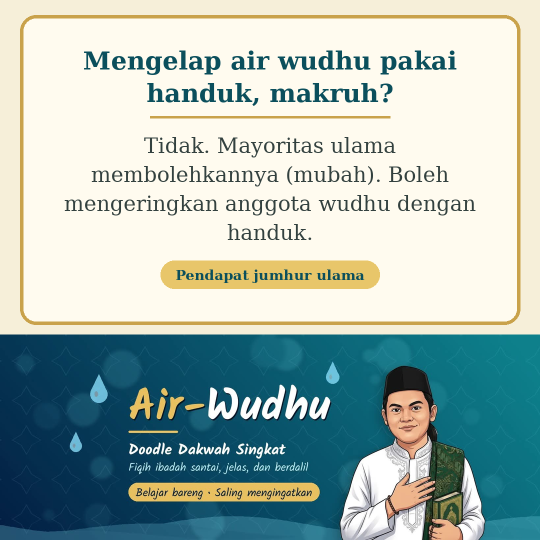
#> input picture images/001.png, 1080 x 1080 px (shown at 1/2 size); its folder holds only this picture in this run
$ python -i aw_figur.py   (imports and definitions only)
#> lines starting #> are read from the running program, lines starting #| are printed output that depends on the picture; after the words box and inside, x2 and y2 are one past the last pixel; in counts of white or black regions, pixels touching at a corner belong together
### aw_common.py
"""Konfigurasi, path, gaya tampilan, dan state bersama engine Air Wudhu (animasi doodle edukasi Islam)."""
import glob
import json
import os
import re
import shutil
import subprocess
import sys
import tempfile
import time

BASE = os.path.dirname(os.path.abspath(__file__))
ASSETS = os.path.join(BASE, "assets")
FONT_DIR = os.path.join(ASSETS, "fonts")
SFX_DIR = os.path.join(ASSETS, "sfx")
BGM_DIR = os.path.join(ASSETS, "bgm")
CACHE_DIR = os.path.join(BASE, "cache")
PROJECTS_DIR = os.path.join(BASE, "projects")
CONFIG_FILE = os.path.join(BASE, "config.json")

# modul yang dipakai ulang dari proyek saudara (facebook_uploader)
SIBLING = os.environ.get("SIBLING_DIR") or os.path.join(os.path.dirname(BASE), "criminal_reel_youtube")

try:
    from dotenv import load_dotenv
    load_dotenv(os.path.join(BASE, ".env"))
except ImportError:
    pass

# Tampilan video (tab Tampilan di UI). Disimpan di config.json -> "style".
STYLE_DEFAULTS = {
    "theme": "kertas",            # kertas | papan | malam
    "accent": "#1F7A6C",          # hijau
    "accent2": "#E0A100",         # emas
    "shirt": "#3E8ED0",           # baju koko tokoh
    "peci": "#2B2B2B",
    "skin": "#F2C9A0",
    "pants": "#4A4F5A",
    "beard": True,
    "boil": True,                 # garis "bergetar" khas animasi gambar tangan
    "pen": True,                  # pena ikut menggambar
    "header": True,
    "subtitles": True,
    "sub_size": 52,
    "watermark": True,
    "sfx": True,
    "sfx_volume": 0.35,
    "bgm": False,                 # musik latar (taruh mp3 di assets/bgm). Banyak penonton dakwah lebih suka tanpa musik.
    "bgm_volume": 0.08,
    "transition": "variasi",      # variasi | geser | lingkar | tinta | hapus | tidak
    "fx": "sedang",               # efek visual: off | halus | sedang | maksimal (gelembung, kamera zoom, ledakan, progres)
    "figur": "asli",              # figur ustad dari assets/figur-ustad.jpeg: asli | kartun | doodle | tokoh (tokoh gambar bawaan)
    "ilustrasi": True,            # tokoh cerita (istri, suami, anak, ...) digambar di panggung saat kata perannya diucapkan
    "kata_gambar": True,          # tiap kata bermakna memicu gambar/efek (stiker, stempel, ledakan)
    "dunia": True,                # latar sinematik + panggung hidup (hewan, figuran, cuaca, efek emosi) -- aw_dunia.py
    "sub_karaoke": True,          # kata yang sedang diucapkan disorot di subtitle
    "holo": "semua",              # hologram per kata (aw_holo): semua | penting | off
    "tata": "pojok",              # tata letak: pojok (cerita stickman besar, subtitle tengah, ustad pojok kanan) | tengah (lama)
    "cerita_stik": True,          # panggung cerita stickman saat ustad menjelaskan (aw_stik)
}

THEMES = {
    "kertas": {"paper": "#FBF6EA", "paper2": "#F1E9D6", "ink": "#23201C", "mute": "#7A7266", "sub_bg": "#FFFDF6"},
    "papan": {"paper": "#24463B", "paper2": "#2E5649", "ink": "#F4F1E6", "mute": "#A9C4B8", "sub_bg": "#1B362D"},
    "malam": {"paper": "#1E2433", "paper2": "#283046", "ink": "#F5F0E1", "mute": "#9AA3B8", "sub_bg": "#161B27"},
}


# [23 lines left out: functions load_config, save_config, style_of, not called in this run]


# ---------------------------------------------------------------- proyek
def slug(text, n=40):
    s = re.sub(r"[^a-z0-9]+", "-", (text or "").lower()).strip("-")
    return s[:n].strip("-") or "topik"


def project_dir(pid):
    return os.path.join(PROJECTS_DIR, os.path.basename(pid))


def load_project(pid):
    with open(os.path.join(project_dir(pid), "project.json"), encoding="utf-8") as f:
        return json.load(f)


# [27 lines left out: functions save_project, new_project, list_projects, not called in this run]


# ---------------------------------------------------------------- ffmpeg
def ensure_ffmpeg():
    if shutil.which("ffmpeg") and shutil.which("ffprobe"):
        return
    local = os.environ.get("LOCALAPPDATA", "")
    cands = [r"I:\Berita_Kini\ffmpeg-8.0.1-full_build\bin", os.path.join(local, "Microsoft", "WinGet", "Links"),
             *glob.glob(os.path.join(local, "Microsoft", "WinGet", "Packages", "Gyan.FFmpeg*", "*", "bin")),
             r"C:\ffmpeg\bin", r"C:\Program Files\ffmpeg\bin"]
    for c in cands:
        if os.path.exists(os.path.join(c, "ffmpeg.exe")):
            os.environ["PATH"] = c + os.pathsep + os.environ.get("PATH", "")
            return
    print("❌ ffmpeg tidak ditemukan. Instal: winget install Gyan.FFmpeg")


ensure_ffmpeg()


# [27 lines left out: functions run, probe_duration, next_index, fb_module, not called in this run]

### aw_figur.py
"""
Figur ustad dari GAMBAR/FOTO -> animasi: potong latar, (opsional) gaya kartun, lalu digerakkan per frame
(napas, kepala goyang & mengangguk, kedip, mulut membuka mengikuti suara) dengan warp mesh halus.

Gambar: assets/figur-ustad.jpeg (ilustrasi 765x1024, latar abu polos). Ganti file ini untuk mengganti figur.
Titik wajah LM dalam piksel gambar asli; kalau gambar diganti, sesuaikan LM di sini atau di config.json -> "figur_lm".
Gaya: asli (gambar apa adanya) | kartun / doodle (olah tambahan, untuk foto asli).
"""
import json
import math
import os

import cv2
import numpy as np

import aw_common as C

FIG_PATH = os.path.join(C.BASE, "assets", "figur-ustad.jpeg")
S = 0.9                                           # skala internal sprite (gambar sudah besar -> ~resolusi tampil)
LM = {"eye_l": (311, 281), "eye_r": (406, 271), "eye_rx": 21, "eye_ry": 10, "eye_ang": -6,
      "mouth": (369, 372), "mouth_hw": 42, "mouth_ang": -6,
      "head_y0": 395, "head_y1": 475,            # kepala ikut miring di atas y0; bahu diam di bawah y1
      "neck": (385, 470), "chin": 442,
      "open": 11, "mouth_gain": 0.62, "mouth_floor": 0.14, "unit": 1.85,   # open = bukaan mulut maks (px gambar) relatif senyum dasar
      # gambar dasar = senyum terbuka (gigi atas terlihat). 'seam' = tepi bawah gigi: titik kiri, tengah, kanan.
      # Saat bicara rahang turun dari garis ini dan rongga gelap terbuka di bawah gigi.
      "seam": ((331, 372), (370, 373.5), (408, 366)),
      "lip_thick": 17,                            # tebal bibir bawah di gambar (px) untuk penipisan saat membuka
      # tangan kanan-ke-dada: poligon pemotong (px gambar) mencakup lengan sampai kelim lengan baju; engsel di kelim (lengan tidak 'putus')
      "hand_poly": ((250, 700), (268, 686), (300, 640), (330, 600), (375, 568), (450, 585), (498, 598), (498, 722), (462, 738),
                    (402, 778), (340, 794), (310, 804), (296, 807), (262, 807), (250, 790)),
      "hand_pivot": (282, 806),
      # lengan bawah kanan (siku -> manset) yang dihapus saat tangan bergerak bebas (aw_gestur)
      "arm_poly": ((58, 800), (75, 768), (262, 704), (306, 744), (310, 878), (182, 940), (95, 950), (58, 905)),
      "elbow": (86, 872), "wrist": (292, 776),
      "placket": ((372, (70, 66, 70), 3), (344, (196, 198, 208), 2), (410, (196, 198, 208), 2))}
PAD_L = 175                                       # ruang kosong kiri sprite (px gambar) agar tangan menunjuk ke kiri tak terpotong


# [4 lines left out: function _oval, not called in this run]


def _smooth(x):
    x = np.clip(x, 0, 1)
    return x * x * (3 - 2 * x)


# [31 lines left out: function _cut_background, not called in this run]


def _cartoon(rgb, strength=1.0):
#> called with strength = 1
    sm = rgb.copy()
    for _ in range(4):
        sm = cv2.bilateralFilter(sm, 9, 50, 9)
    lab = cv2.cvtColor(sm, cv2.COLOR_RGB2LAB).astype(np.float32)
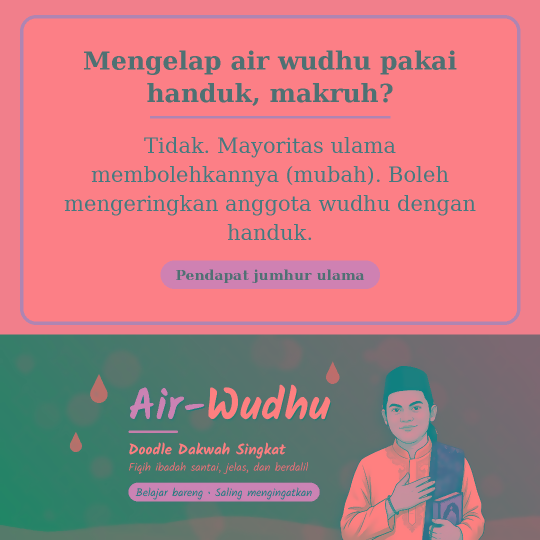
#> lab: shape (1080, 1080, 3) float32 (shown at 1/2 size); mean R, G, B 187.4, 124.3, 129.4
    q = 26.0
    lab[:, :, 0] = np.round(lab[:, :, 0] / q) * q * 0.3 + lab[:, :, 0] * 0.7
    lab[:, :, 1:] = (lab[:, :, 1:] - 128) * 1.03 + 128
    out = cv2.cvtColor(np.clip(lab, 0, 255).astype(np.uint8), cv2.COLOR_LAB2RGB)
    g = cv2.medianBlur(cv2.GaussianBlur(cv2.cvtColor(rgb, cv2.COLOR_RGB2GRAY), (0, 0), 1.3), 7)
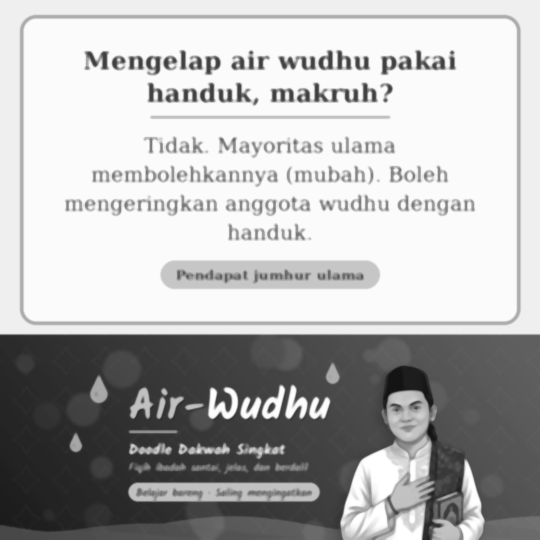
#> g: shape (1080, 1080) (shown at 1/2 size); min 18, max 255, mean 179.6
    edges = cv2.adaptiveThreshold(g, 255, cv2.ADAPTIVE_THRESH_MEAN_C, cv2.THRESH_BINARY, 11, 9)
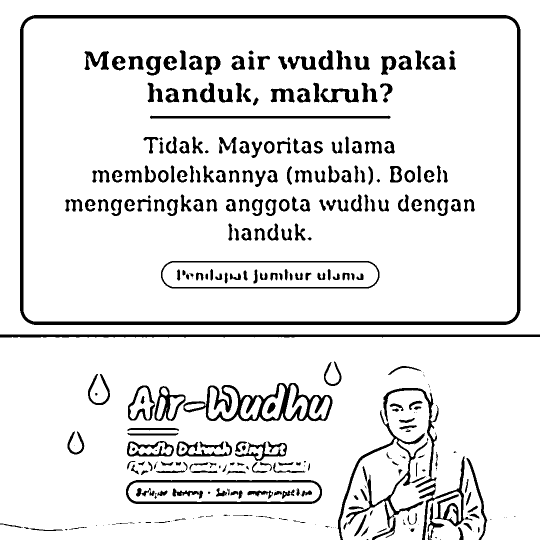
#> edges: shape (1080, 1080) (shown at 1/2 size); 90.1% white; 353 black regions (75 under 20 px), largest, box (x1, y1, x2, y2) and area: (40, 30, 1041, 650) 22038, (367, 766, 665, 843) 6578, (0, 669, 1080, 675) 5577
    e3 = (cv2.GaussianBlur(edges, (0, 0), 0.8).astype(np.float32) / 255.0)[:, :, None]
    ink = np.array([38, 30, 26], np.float32)
    out = out.astype(np.float32) * (1 - (1 - e3) * 0.75 * strength) + ink * (1 - e3) * 0.35 * strength
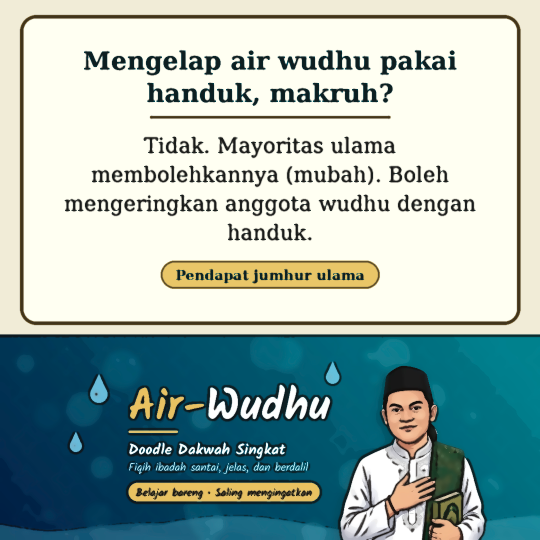
#> out: shape (1080, 1080, 3) float32 (shown at 1/2 size); mean R, G, B 157.7, 179.1, 173.1
    return np.clip(out, 0, 255).astype(np.uint8)
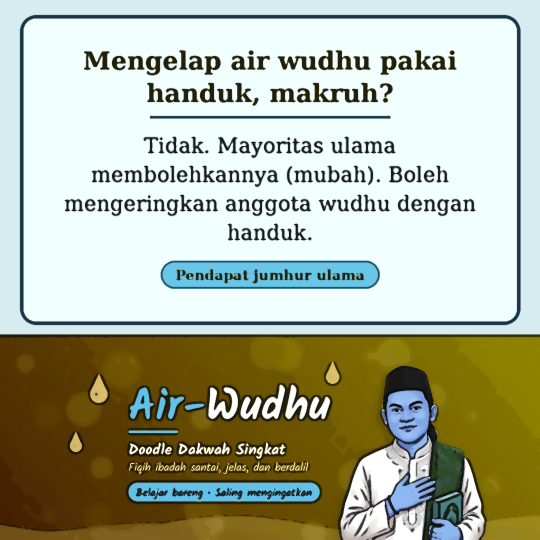
#> returned value: shape (1080, 1080, 3) (shown at 1/2 size); mean of channels 0, 1, 2 157.3, 178.5, 173.8; drawn as B, G, R


# [22 lines left out: function _extract_hand, not called in this run]


class Figure:
    # [337 lines left out: functions __init__, frame, _pad, _draw_arm, _draw_hand, _lid and 2 more, not called in this run]


_FIG = {}


# [4 lines left out: function get_figure, not called in this run]


def available():
    return os.path.exists(FIG_PATH)

>>> import cv2
>>> picture = cv2.cvtColor(cv2.imread('images/001.png'), cv2.COLOR_BGR2RGB)
>>> result = _cartoon(picture)

$ run again, on images/002.png
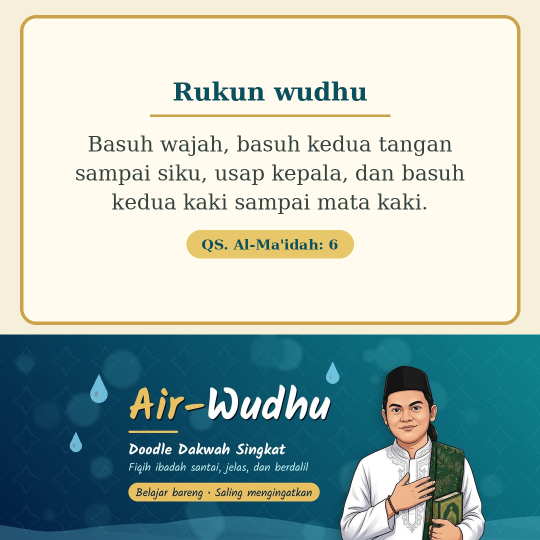
#> input picture images/002.png, 1080 x 1080 px (shown at 1/2 size)
#> in _cartoon, `edges = cv2.adaptiveThreshold(g, 255, cv2.ADAPTIVE_THRESH_MEAN_C, cv2...`:
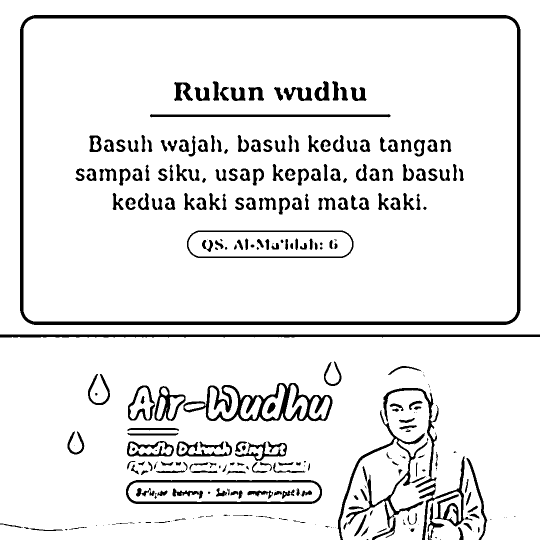
#> edges: shape (1080, 1080) (shown at 1/2 size); 91.3% white; 311 black regions (75 under 20 px), largest, box (x1, y1, x2, y2) and area: (40, 30, 1041, 650) 22038, (367, 766, 665, 843) 6578, (0, 669, 1080, 675) 5577
#> in _cartoon, `return np.clip(out, 0, 255).astype(np.uint8)`:
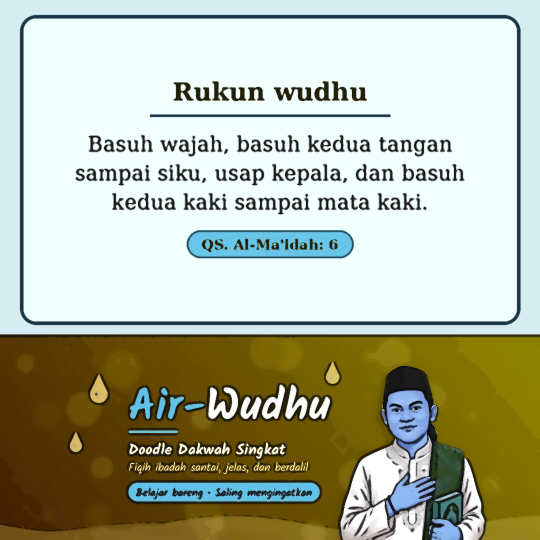
#> returned value: shape (1080, 1080, 3) (shown at 1/2 size); mean of channels 0, 1, 2 160.7, 181.8, 177.2; drawn as B, G, R

$ run again, on images/003.png
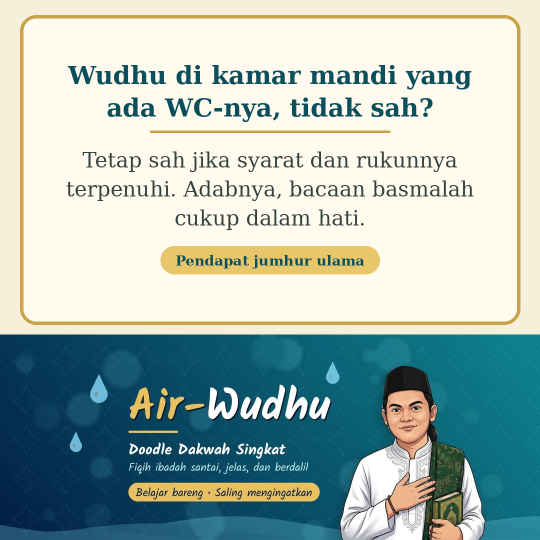
#> input picture images/003.png, 1080 x 1080 px (shown at 1/2 size)
#> in _cartoon, `edges = cv2.adaptiveThreshold(g, 255, cv2.ADAPTIVE_THRESH_MEAN_C, cv2...`:
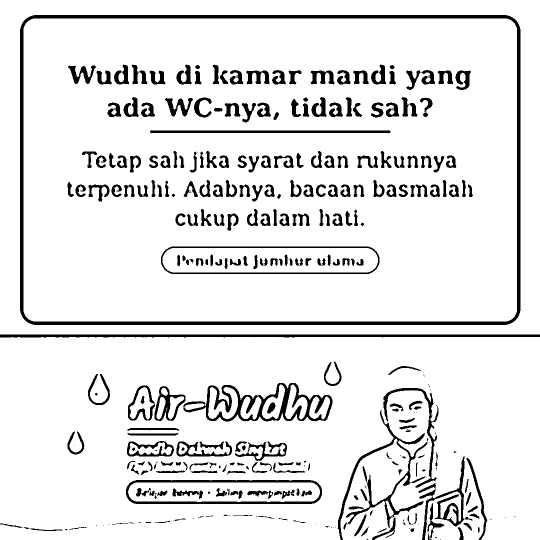
#> edges: shape (1080, 1080) (shown at 1/2 size); 90.2% white; 345 black regions (80 under 20 px), largest, box (x1, y1, x2, y2) and area: (40, 30, 1041, 650) 22038, (367, 766, 665, 843) 6578, (0, 669, 1080, 675) 5577
#> in _cartoon, `return np.clip(out, 0, 255).astype(np.uint8)`:
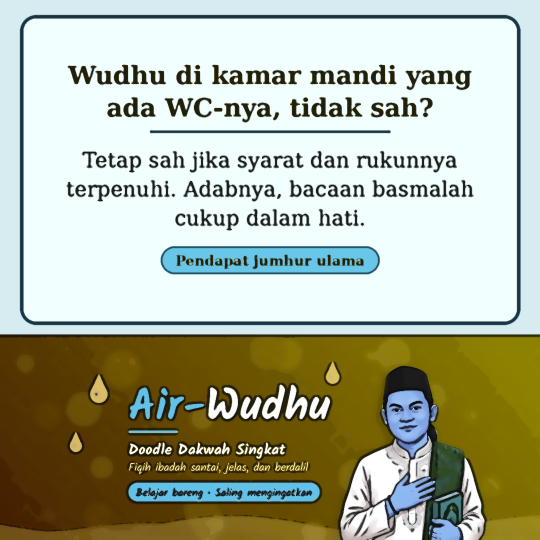
#> returned value: shape (1080, 1080, 3) (shown at 1/2 size); mean of channels 0, 1, 2 157.4, 178.7, 174; drawn as B, G, R

$ run again, on images/004.png
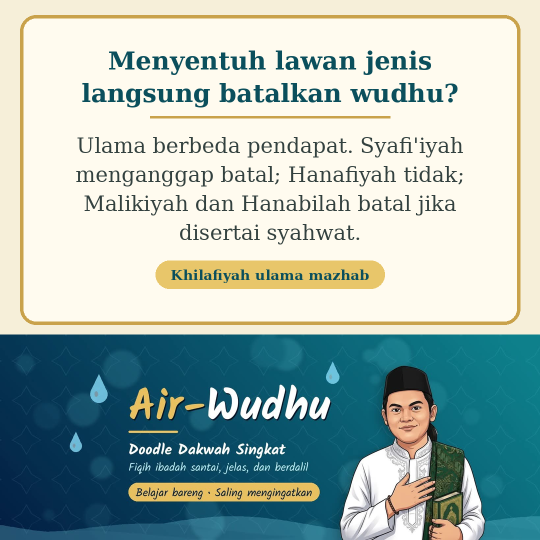
#> input picture images/004.png, 1080 x 1080 px (shown at 1/2 size)
#> in _cartoon, `edges = cv2.adaptiveThreshold(g, 255, cv2.ADAPTIVE_THRESH_MEAN_C, cv2...`:
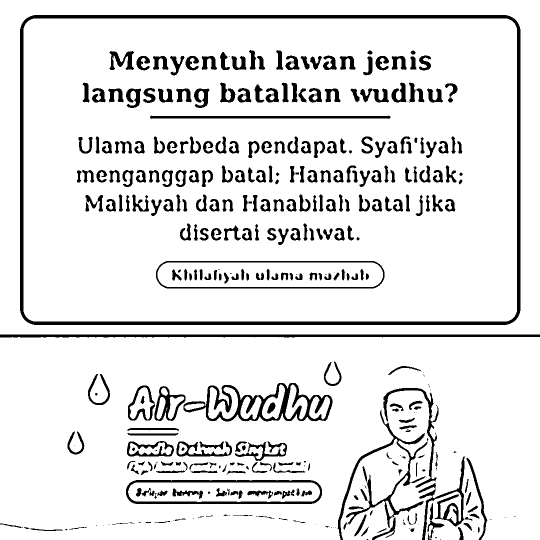
#> edges: shape (1080, 1080) (shown at 1/2 size); 89.4% white; 399 black regions (87 under 20 px), largest, box (x1, y1, x2, y2) and area: (40, 30, 1041, 650) 22038, (367, 766, 665, 843) 6578, (0, 669, 1080, 675) 5577
#> in _cartoon, `return np.clip(out, 0, 255).astype(np.uint8)`:
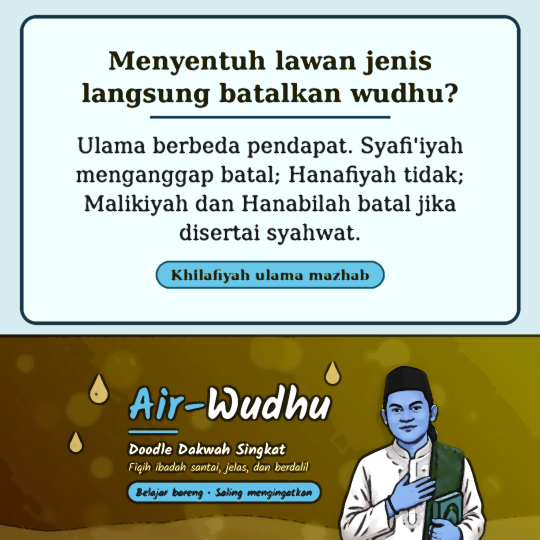
#> returned value: shape (1080, 1080, 3) (shown at 1/2 size); mean of channels 0, 1, 2 155.6, 176.8, 172.2; drawn as B, G, R
